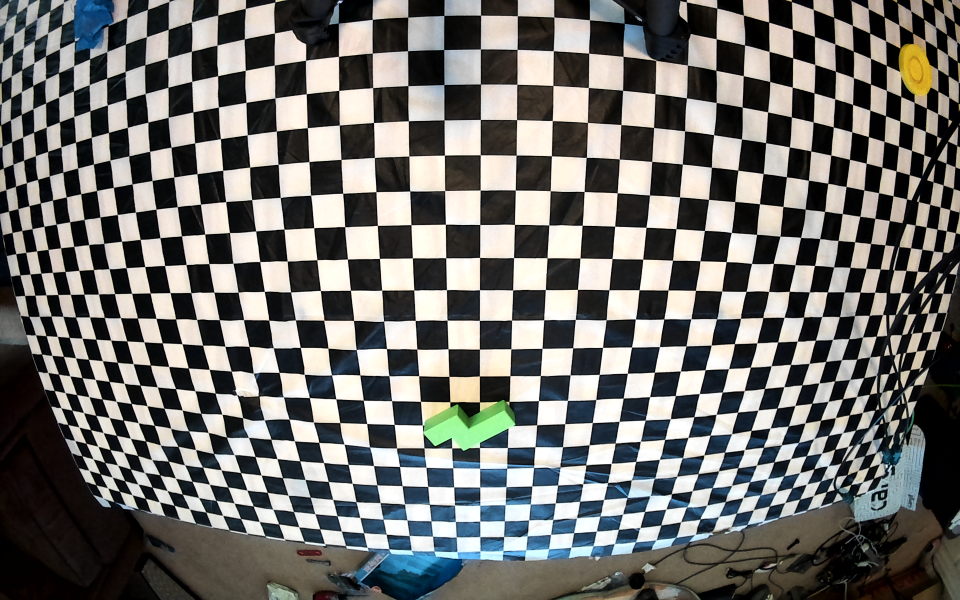
#> input picture jk_deploy/flex/sessions/20260928_four_grid/captures/input1.png, 1920 x 1200 px (shown at 1/2 size)
$ python -i detect_table.py   (imports and definitions only)   (older library calls are emulated)
#> lines starting #> are read from the running program, lines starting #| are printed output that depends on the picture; after the words box and inside, x2 and y2 are one past the last pixel; in counts of white or black regions, pixels touching at a corner belong together
### jk_deploy/flex/make_lut.py
#!/usr/bin/env python3
"""Approximate four-identical-camera ground mapping for TI's existing GPU node.

The shared lens averages projected pixels, not independent K/D coefficients.
Camera positions here are ASSUMED, not a new extrinsic calibration.
"""
import argparse
import hashlib
import json
from pathlib import Path

import numpy as np

ROOT = Path(__file__).resolve().parent
LENS = ROOT.parent / "calibration/lens_20260908"
SIZE = np.array([1920, 1200])


# [9 lines left out: function project_lens, not called in this run]


def load_lenses():
    models = []
    sources = []
    for i in range(2):
        path = LENS / f"gmsl{i}_intrinsics.json"
        model = json.loads(path.read_text())
        if model["size"] != SIZE.tolist() or len(model["D"]) != 4:
            raise ValueError("Lens inputs must be matching 1920x1200 fisheye models")
        models.append(model)
        sources.append({"name": path.name, "sha256": hashlib.sha256(path.read_bytes()).hexdigest(),
                        "K": model["K"], "D": model["D"], "training_rms_px": model["training_rms_px"]})
#> in detect_retry, image is the input picture: shape (1200, 1920, 3); mean B, G, R 109.4, 112.5, 113.1
    return models, sources


# [92 lines left out: functions camera_rays, map_view, main, not called in this run]


# [2 lines that do not run on import are left out]

### jk_deploy/calibration/lens_20260908/fit_intrinsics.py
#!/usr/bin/env python3
"""Offline first-pass fisheye calibration of the September 8 cloth captures."""
import argparse
import json
from itertools import product
from pathlib import Path

import cv2
import numpy as np
from scipy.spatial import cKDTree

ROOT = Path(__file__).resolve().parent
SIZE = (1920, 1200)
SQUARE_MM = 27.25
K0 = np.array([[1010., 0., 959.5], [0., 1010., 599.5], [0., 0., 1.]])
D0 = np.array([-1/24, 1/1920, 0., 0.])
cv2.setNumThreads(4)


def seed_cell(gray, corners, tree, windows=None):
    # An unbounded repeating cloth can produce a larger-than-one-cell basis.
    # Reject seed quads containing additional detected checker corners.
    if windows is None:
        windows = ((700, 250), (500, 200), (1000, 200), (300, 100), (700, 50),
                 (700, 500), (1100, 500), (100, 450), (500, 450), (1100, 50),
                 (1200, 0), (1000, 0), (0, 50), (1200, 250), (300, 400))
    for x, y in windows:
        found, points, meta = cv2.findChessboardCornersSBWithMeta(
            gray[y:y+500, x:x+600], (5, 5),
            cv2.CALIB_CB_NORMALIZE_IMAGE | cv2.CALIB_CB_LARGER)
        if not found:
            continue
        points = points.reshape(*meta.shape, 2) + [x, y]
        choices = []
        for row in range(meta.shape[0]-1):
            for col in range(meta.shape[1]-1):
                quad = points[row:row+2, col:col+2].reshape(4, 2)
                distance, indices = tree.query(quad)
                if distance.max() > 3 or len(set(indices)) != 4:
                    continue
                quad = corners[indices]
                edges = quad[[1, 2]] - quad[0]
                # SB may skip several repeated cells. Find the nearest
                # corner along each detected grid direction before growing.
                nearby = np.array(tree.query_ball_point(quad[0], 150))
                vectors = corners[nearby]-quad[0]
                lengths = np.linalg.norm(vectors, axis=1)
                neighbors = []
                for edge in edges:
                    cosine = (vectors@edge)/np.maximum(lengths*np.linalg.norm(edge), 1e-8)
                    candidates = np.flatnonzero((lengths > 8) & (cosine > .985))
                    if not len(candidates):
                        break
                    neighbors.append(nearby[candidates[np.argmin(lengths[candidates])]])
                if len(neighbors) != 2 or neighbors[0] == neighbors[1]:
                    continue
                edges = corners[neighbors]-quad[0]
                distance, diagonal = tree.query(quad[0]+edges.sum(0))
                if distance > .18*np.linalg.norm(edges, axis=1).min():
                    continue
                indices = np.array([indices[0], *neighbors, diagonal])
                if len(set(indices)) != 4:
                    continue
                quad = corners[indices]
                scale = np.linalg.norm(edges, axis=1).min()
                if scale < 9 or scale > 120:
                    continue
                probes = np.array([quad.mean(0), (quad[0]+quad[1])/2,
                                   (quad[0]+quad[2])/2])
                if tree.query(probes)[0].min() < scale*.20:
                    continue
                score = np.linalg.norm(quad.mean(0)-[1000, 500])
                choices.append((score, indices))
        if choices:
            return min(choices, key=lambda c: c[0])[1]
    raise RuntimeError("No unambiguous one-cell seed found")


def detect(path, seed_windows=None):
    image = cv2.imread(str(path))
    if image is None or image.shape[:2] != SIZE[::-1]:
        raise ValueError(f"Invalid full-resolution input: {path}")
    gray = cv2.cvtColor(image, cv2.COLOR_BGR2GRAY)
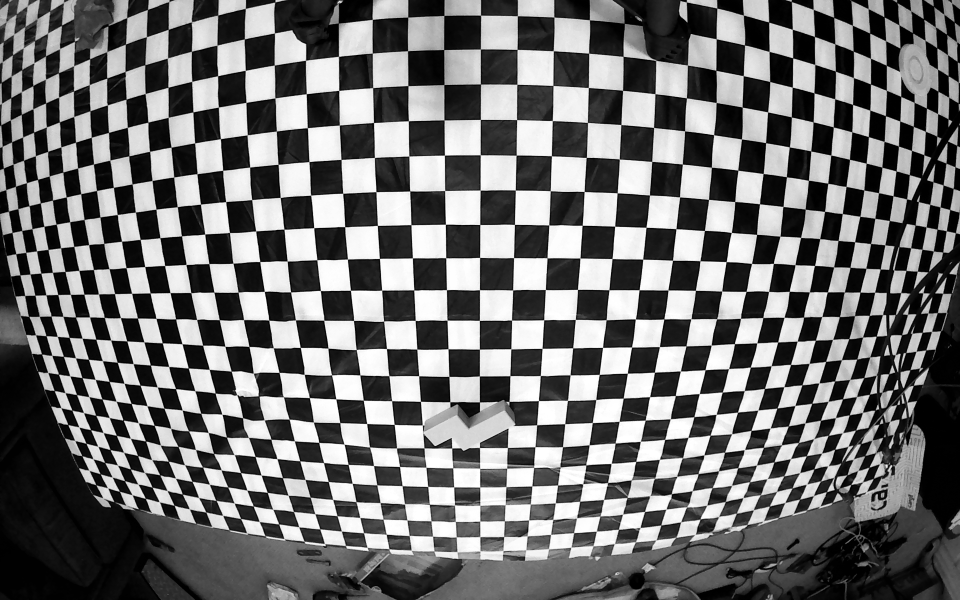
#> gray: shape (1200, 1920) (shown at 1/2 size); min 0, max 255, mean 112.3
    points = cv2.goodFeaturesToTrack(gray, 12000, .035, 7, blockSize=5)
#> points = 1505 rows, first 8: [758, 519], [600, 694], [819, 384], [829, 582], [522, 525], [1031, 451], [827, 518], [697, 520]
    if points is None:
        raise RuntimeError(f"No corners in {path}")
    points = cv2.cornerSubPix(gray, points, (4, 4), (-1, -1),
                             (cv2.TERM_CRITERIA_EPS | cv2.TERM_CRITERIA_COUNT,
                              30, .01)).reshape(-1, 2)
#> points = 1505 pairs, first value 2.09 to 1918.4, second value 0.55 to 1197.5
    tree = cKDTree(points)
    indices = seed_cell(gray, points, tree, seed_windows)
#> the loop in seed_cell, `for x, y in windows:` made 3 passes
#> found on passes 1 to 3: False, False, True
#> indices = [92, 82, 18, 5]
    grid = dict(zip(((0, 0), (1, 0), (0, 1), (1, 1)), indices))
#> grid = {(0, 0): 92, (1, 0): 82, (0, 1): 18, (1, 1): 5}
    used = set(indices)
#> used = 4 items
    for _ in range(120):
        proposals = {}
        for uv, index in list(grid.items()):
            point = points[index]
            for dx, dy in ((1, 0), (-1, 0), (0, 1), (0, -1)):
                dest, prev = (uv[0]+dx, uv[1]+dy), (uv[0]-dx, uv[1]-dy)
                if dest in grid or prev not in grid:
                    continue
                step = point - points[grid[prev]]
                distance, candidate = tree.query(point+step)
                if candidate not in used and distance < min(9, .24*np.linalg.norm(step)):
                    proposals.setdefault(dest, []).append((distance, candidate))
        accepted = 0
        for uv, candidates in sorted(proposals.items(), key=lambda item: min(item[1])[0]):
            indices = {candidate for _, candidate in candidates}
            if len(indices) != 1:
                continue
            index = indices.pop()
            if index in used:
                continue
            grid[uv] = index
            used.add(index)
            accepted += 1
        if not accepted:
            break
#> after the loop, grid = 999 items; used = 999 items
    lattice = np.array(list(grid), dtype=np.float64)
#> lattice = 999 pairs, first value -22 to 24, second value -14 to 13
    measured = points[list(grid.values())].astype(np.float64)
#> measured = 999 pairs, first value 2.09 to 1918.4, second value 1 to 1123.3
    ideal = cv2.fisheye.undistortPoints(measured.reshape(-1, 1, 2), K0, D0).reshape(-1, 2)
#> ideal = 999 pairs, first value -1.81 to 2, second value -1.25 to 0.592
    _, mask = cv2.findHomography(lattice, ideal, cv2.RANSAC, .015)
#> mask = 999 values, max 1 at index 0, min 0 at index 230, mean 0.848
    if mask is None or mask.sum() < 100:
        raise RuntimeError(f"Insufficient consistent checker corners: {path}")
    keep = mask.ravel().astype(bool)
    lattice, measured = lattice[keep], measured[keep]
#> lattice = 847 pairs, first value -21 to 24, second value -14 to 10; measured = 847 pairs, first value 57.9 to 1898.2, second value 1.47 to 1123.3
    np.savez(path.with_suffix('.corners.npz'), grid=lattice, points=measured)
    overlay = image.copy()
    for uv, xy in zip(lattice, measured):
        p = tuple(np.rint(xy).astype(int))
        cv2.circle(overlay, p, 3, (0, 0, 255), -1)
        if int(uv[0]) % 5 == 0 and int(uv[1]) % 5 == 0:
            cv2.putText(overlay, f'{int(uv[0])},{int(uv[1])}', p,
                        cv2.FONT_HERSHEY_SIMPLEX, .4, (0, 255, 0), 1)
#> this loop made 847 passes
#> (uv, xy, p) on passes 1 to 3: ([0, 0], [1094.5, 516.2], (1095, 516)), ([1, 0], [1027.6, 515.8], (1028, 516)), ([0, 1], [1098.2, 450.4], (1098, 450))
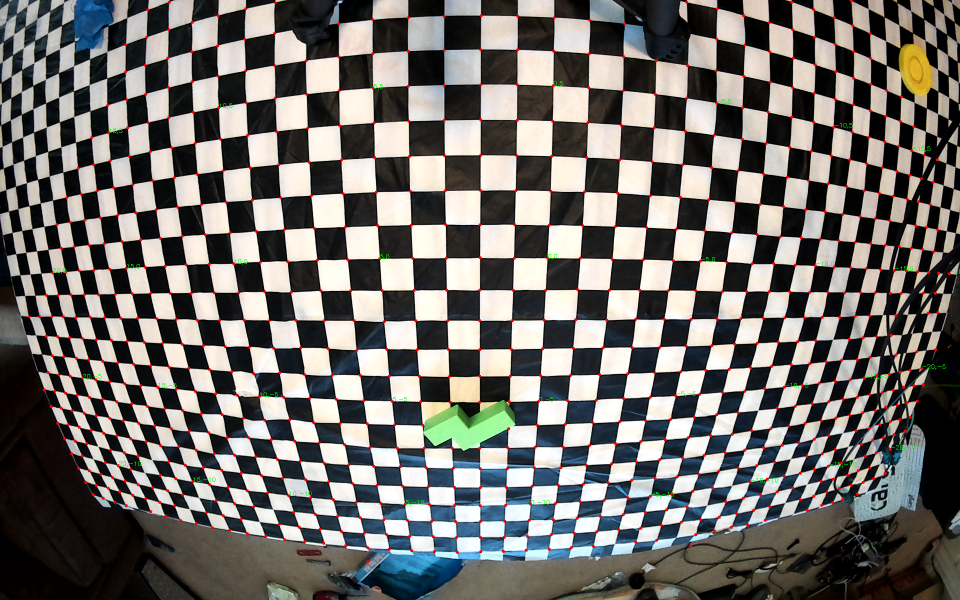
#> overlay: shape (1200, 1920, 3) (shown at 1/2 size); 1.16% of pixels changed, all inside (x1, y1, x2, y2) = (55, 0, 1920, 1127)
    cv2.imwrite(str(path.with_suffix('.corners.png')), overlay)
    print(path.parent.name, path.stem, len(measured), 'corners', flush=True)
#| jk-checker-p59ucjyk input 847 corners


# [140 lines left out: functions square_lattice, load_views, calibrate, evaluate_pose, fit_camera, main, not called in this run]


# [2 lines that do not run on import are left out]

### jk_deploy/flex/detect_table.py
#!/usr/bin/env python3
"""Retry the cloth detector with alternate seed locations, preserving native pixels."""
import argparse
import json
from pathlib import Path
import tempfile

import cv2
import numpy as np

from align_markers import marker_grid_support, validate_marker_detections
from fit_floor import D, K, square_lattice, undistort
from fit_intrinsics import detect


def native_points(points, variant):
#> called with points = array of shape (847, 2), variant = 'native'
    result = points.copy()
#> result has the same summary as measured in detect
    if variant in ("rotate180", "flip_x"):
        result[:, 0] = 1919-result[:, 0]
    if variant in ("rotate180", "flip_y"):
        result[:, 1] = 1199-result[:, 1]
    return result


def check_marker_patch(grid, observed):
    # One isolated checker row can vanish from the intersection of repeated
    # detections. Require a local 2-D patch, not just a nearby single point.
    for marker, corners in observed.items():
        nearby = grid[np.linalg.norm(grid-corners.mean(0), axis=1) < 8]
        area = cv2.contourArea(cv2.convexHull(nearby.astype(np.float32))) if len(nearby) >= 3 else 0.
        if len(nearby) < 20 or area < 8:
            raise ValueError(f"Marker {marker}: checker support is only a sparse or narrow patch "
                             f"({len(nearby)} corners, {area:.1f} square cells)")


def detect_retry(path, marker_ids=None):
    image = cv2.imread(str(path))
    if image is None or image.shape[:2] != (1200, 1920):
        raise ValueError(f"Need native 1920x1200 image: {path}")
    markers = None
    if marker_ids is not None:
        detector = cv2.aruco.ArucoDetector(cv2.aruco.getPredefinedDictionary(cv2.aruco.DICT_4X4_50))
        corners, ids, _ = detector.detectMarkers(image)
        markers = validate_marker_detections(corners, ids, image.shape, marker_ids)
    candidates = [("native", None, None)]
    if markers is not None:
        for marker, corners in sorted(markers.items(), key=lambda item: item[1].mean(0)[0]):
            center = corners.mean(0)
            window = (int(np.clip(center[0]-300, 0, 1320)), int(np.clip(center[1]-250, 0, 700)))
            candidates.append((f"marker_{marker}", None, [window]))
    candidates += [("rotate180", -1, None), ("flip_x", 1, None), ("flip_y", 0, None)]
    attempts = []
    for variant, flip, windows in candidates:
        try:
            with tempfile.TemporaryDirectory(prefix="jk-checker-") as tmp:
                candidate = Path(tmp)/"input.png"
                cv2.imwrite(str(candidate), image if flip is None else cv2.flip(image, flip))
                cv2.setRNGSeed(0)
                detect(candidate, seed_windows=windows)
                with np.load(candidate.with_suffix(".corners.npz")) as data:
                    grid, points = data["grid"], native_points(data["points"], variant)
#> grid has the same summary as lattice in detect; points has the same summary as measured in detect
#> (the run stopped early here; a loop or call above may not have finished)

$ run again, on jk_deploy/flex/sessions/20260929T155359Z_marker_inspection/captures/input2.png
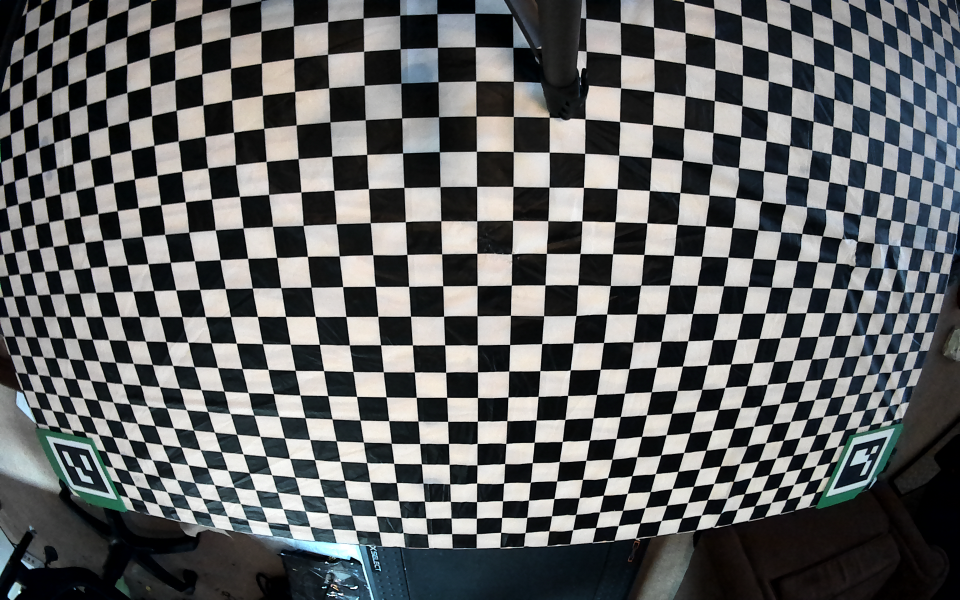
#> input picture jk_deploy/flex/sessions/20260929T155359Z_marker_inspection/captures/input2.png, 1920 x 1200 px (shown at 1/2 size)
#> in detect_retry, image is the input picture: shape (1200, 1920, 3); mean B, G, R 99.9, 99.4, 97.8
#> in detect, `gray = cv2.cvtColor(image, cv2.COLOR_BGR2GRAY)`:
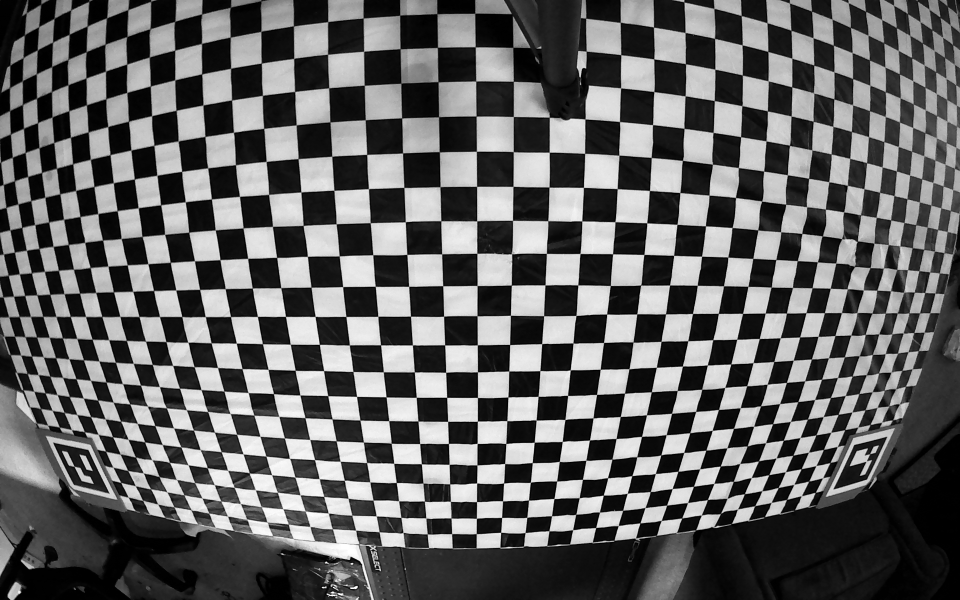
#> gray: shape (1200, 1920) (shown at 1/2 size); min 0, max 255, mean 99
#> in detect, `points = cv2.goodFeaturesToTrack(gray, 12000, .035, 7, blockSize=5)`: points = 1297 rows, first 8: [666, 1173], [714, 1173], [1000, 1067], [1071, 842], [953, 965], [1002, 1037], [957, 841], [652, 1124]
#> in detect, `points = cv2.cornerSubPix(gray, points, (4, 4), (-1, -1), (cv2.TERM_CR..`: points = 1297 pairs, first value 1.74 to 1918.5, second value 0.596 to 1198.3
#> the loop in seed_cell, `for x, y in windows:` made 2 passes
#> found on passes 1 to 2: False, True
#> indices = [154, 222, 241, 173]
#> in detect, `grid = dict(zip(((0, 0), (1, 0), (0, 1), (1, 1)), indices))`: grid = {(0, 0): 154, (1, 0): 222, (0, 1): 241, (1, 1): 173}
#> in detect, `used = set(indices)`: used = 4 items
#> after the loop in detect, `for _ in range(120):`: grid = 914 items
#> in detect, `lattice = np.array(list(grid), dtype=np.float64)`: lattice = 914 pairs, first value -13 to 14, second value -22 to 22
#> in detect, `measured = points[list(grid.values())].astype(np.float64)`: measured = 914 pairs, first value 1.74 to 1918.5, second value 1 to 1116.5
#> ideal = 914 pairs, first value -1.74 to 1.93, second value -1.21 to 0.589
#> mask = 914 values, max 1 at index 0, min 0 at index 365, mean 0.904
#> in detect, `lattice, measured = lattice[keep], measured[keep]`: lattice = 826 pairs, first value -13 to 10, second value -22 to 22; measured = 826 pairs, first value 1.74 to 1878.9, second value 2.24 to 1116.5
#> the loop in detect, `for uv, xy in zip(lattice, measured):` made 826 passes
#> (uv, xy, p) on passes 1 to 3: ([0, 0], [954.5, 571.6], (955, 572)), ([1, 0], [954.3, 507.1], (954, 507)), ([0, 1], [1023.1, 570.8], (1023, 571))
#> after the loop in detect, `for uv, xy in zip(lattice, measured):`:
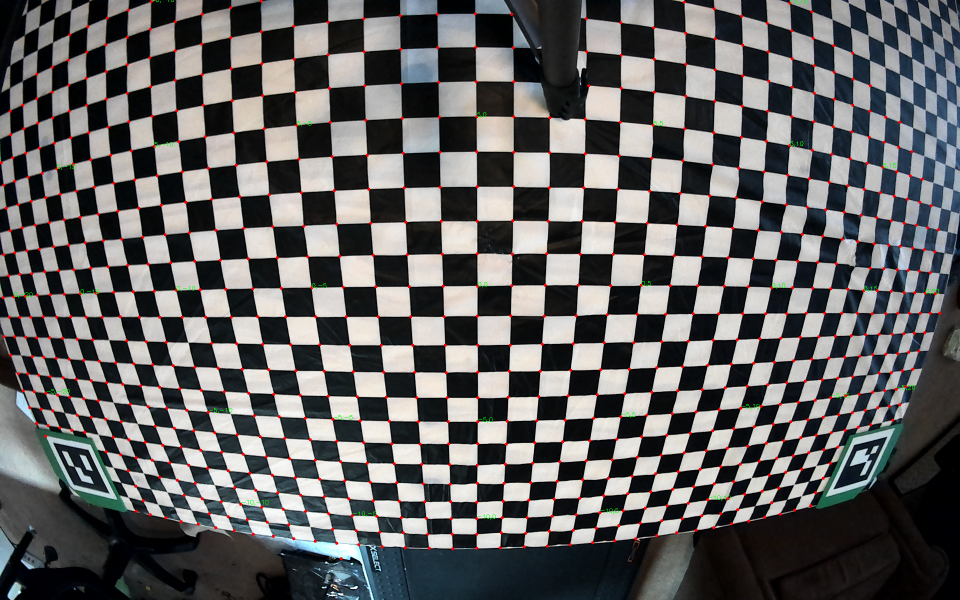
#> overlay: shape (1200, 1920, 3) (shown at 1/2 size); 1.12% of pixels changed, all inside (x1, y1, x2, y2) = (0, 0, 1883, 1121)
#| jk-checker-50khuppq input 826 corners
#> result has the same summary as measured in detect
#> in detect_retry, `grid, points = data["grid"], native_points(data["points"], variant)`: grid has the same summary as lattice in detect; points has the same summary as measured in detect
